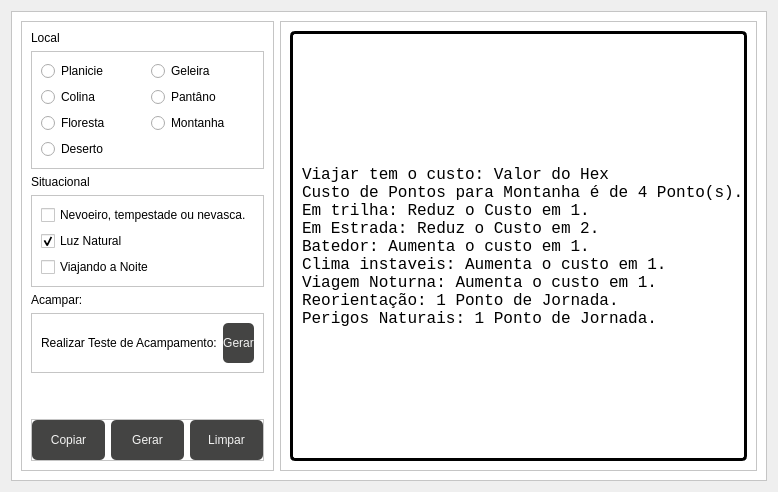
             <widget class="QWidget" name="tab_2">
              <attribute name="title">
               <string>Navegação e Acampamento</string>
              </attribute>
              <layout class="QGridLayout" name="gridLayout_36">
               <item row="0" column="0">
                <widget class="QFrame" name="frame_13">
                 <property name="styleSheet">
                  <string notr="true">color: rgb(0, 0, 0);
background-color: rgb(255, 255, 255);</string>
                 </property>
                 <property name="frameShape">
                  <enum>QFrame::StyledPanel</enum>
                 </property>
                 <property name="frameShadow">
                  <enum>QFrame::Raised</enum>
                 </property>
                 <layout class="QGridLayout" name="gridLayout_30">
                  <item row="0" column="1">
                   <widget class="QFrame" name="frame_18">
                    <property name="styleSheet">
                     <string notr="true">QLabel{
	font: 12pt &quot;Consolas&quot;;
	border-style: solid;
	border-width: 3px;
	border-radius: 5px;
}</string>
                    </property>
                    <property name="frameShape">
                     <enum>QFrame::StyledPanel</enum>
                    </property>
                    <property name="frameShadow">
                     <enum>QFrame::Raised</enum>
                    </property>
                    <layout class="QGridLayout" name="gridLayout_35">
                     <item row="0" column="0">
                      <widget class="QLabel" name="label_15">
                       <property name="font">
                        <font>
                         <family>Consolas</family>
                         <pointsize>12</pointsize>
                         <weight>50</weight>
                         <italic>false</italic>
                         <bold>false</bold>
                        </font>
                       </property>
                       <property name="text">
                        <string>Viajar tem o custo: Valor do Hex
Custo de Pontos para Montanha é de 4 Ponto(s).
Em trilha: Reduz o Custo em 1.
Em Estrada: Reduz o Custo em 2.
Batedor: Aumenta o custo em 1.
Clima instaveis: Aumenta o custo em 1.
Viagem Noturna: Aumenta o custo em 1.
Reorientação: 1 Ponto de Jornada.
Perigos Naturais: 1 Ponto de Jornada.</string>
                       </property>
                       <property name="wordWrap">
                        <bool>true</bool>
                       </property>
                       <property name="indent">
                        <number>9</number>
                       </property>
                      </widget>
                     </item>
                    </layout>
                   </widget>
                  </item>
                  <item row="0" column="0">
                   <widget class="QFrame" name="frame_14">
                    <property name="sizePolicy">
                     <sizepolicy hsizetype="Fixed" vsizetype="Preferred">
                      <horstretch>0</horstretch>
                      <verstretch>0</verstretch>
                     </sizepolicy>
                    </property>
                    <property name="minimumSize">
                     <size>
                      <width>200</width>
                      <height>0</height>
                     </size>
                    </property>
                    <property name="maximumSize">
                     <size>
                      <width>300</width>
                      <height>16777215</height>
                     </size>
                    </property>
                    <property name="frameShape">
                     <enum>QFrame::StyledPanel</enum>
                    </property>
                    <property name="frameShadow">
                     <enum>QFrame::Raised</enum>
                    </property>
                    <layout class="QGridLayout" name="gridLayout_44">
                     <item row="1" column="0" colspan="2">
                      <widget class="QFrame" name="frame_15">
                       <property name="frameShape">
                        <enum>QFrame::StyledPanel</enum>
                       </property>
                       <property name="frameShadow">
                        <enum>QFrame::Raised</enum>
                       </property>
                       <layout class="QGridLayout" name="gridLayout_32">
                        <item row="0" column="0">
                         <widget class="QRadioButton" name="radioButton_17">
                          <property name="text">
                           <string>Planicie</string>
                          </property>
                         </widget>
                        </item>
                        <item row="0" column="1">
                         <widget class="QRadioButton" name="radioButton_18">
                          <property name="text">
                           <string>Geleira</string>
                          </property>
                         </widget>
                        </item>
                        <item row="1" column="0">
                         <widget class="QRadioButton" name="radioButton_19">
                          <property name="text">
                           <string>Colina</string>
                          </property>
                         </widget>
                        </item>
                        <item row="1" column="1">
                         <widget class="QRadioButton" name="radioButton_20">
                          <property name="text">
                           <string>Pantâno</string>
                          </property>
                         </widget>
                        </item>
                        <item row="2" column="0">
                         <widget class="QRadioButton" name="radioButton_21">
                          <property name="text">
                           <string>Floresta</string>
                          </property>
                         </widget>
                        </item>
                        <item row="2" column="1">
                         <widget class="QRadioButton" name="radioButton_22">
                          <property name="text">
                           <string>Montanha</string>
                          </property>
                         </widget>
                        </item>
                        <item row="3" column="0">
                         <widget class="QRadioButton" name="radioButton_23">
                          <property name="text">
                           <string>Deserto</string>
                          </property>
                         </widget>
                        </item>
                       </layout>
                      </widget>
                     </item>
                     <item row="3" column="0" colspan="2">
                      <widget class="QFrame" name="frame_17">
                       <property name="frameShape">
                        <enum>QFrame::StyledPanel</enum>
                       </property>
                       <property name="frameShadow">
                        <enum>QFrame::Raised</enum>
                       </property>
                       <layout class="QGridLayout" name="gridLayout_31">
                        <item row="0" column="0">
                         <widget class="QCheckBox" name="checkBox">
                          <property name="text">
                           <string>Nevoeiro, tempestade ou nevasca.</string>
                          </property>
                         </widget>
                        </item>
                        <item row="1" column="0">
                         <widget class="QCheckBox" name="checkBox_2">
                          <property name="text">
                           <string>Luz Natural</string>
                          </property>
                          <property name="checked">
                           <bool>true</bool>
                          </property>
                         </widget>
                        </item>
                        <item row="2" column="0">
                         <widget class="QCheckBox" name="checkBox_3">
                          <property name="text">
                           <string>Viajando a Noite</string>
                          </property>
                         </widget>
                        </item>
                       </layout>
                      </widget>
                     </item>
                     <item row="8" column="0" colspan="2">
                      <widget class="QFrame" name="frame_16">
                       <property name="minimumSize">
                        <size>
                         <width>0</width>
                         <height>40</height>
                        </size>
                       </property>
                       <property name="styleSheet">
                        <string notr="true">QPushButton{
	color: rgb(242, 242, 241);
	background-color: rgb(68, 68, 67);
	font: 10pt &quot;Consolas&quot;;
	border-radius: 5px
}

QPushButton::hover{
	background-color: rgb(185, 38, 64);
	font: bold 10pt &quot;Consolas&quot;;
}

QPushButton::pressed{
	background-color: rgb(230, 35, 43);
	font: bold 10pt &quot;Consolas&quot;;
}</string>
                       </property>
                       <property name="frameShape">
                        <enum>QFrame::StyledPanel</enum>
                       </property>
                       <property name="frameShadow">
                        <enum>QFrame::Raised</enum>
                       </property>
                       <layout class="QGridLayout" name="gridLayout_33">
                        <property name="leftMargin">
                         <number>0</number>
                        </property>
                        <property name="topMargin">
                         <number>0</number>
                        </property>
                        <property name="rightMargin">
                         <number>0</number>
                        </property>
                        <property name="bottomMargin">
                         <number>0</number>
                        </property>
                        <item row="0" column="0">
                         <widget class="QPushButton" name="pushButton_4">
                          <property name="minimumSize">
                           <size>
                            <width>0</width>
                            <height>40</height>
                           </size>
                          </property>
                          <property name="sizeIncrement">
                           <size>
                            <width>0</width>
                            <height>0</height>
                           </size>
                          </property>
                          <property name="text">
                           <string>Copiar</string>
                          </property>
                         </widget>
                        </item>
                        <item row="0" column="1">
                         <widget class="QPushButton" name="pushButton_7">
                          <property name="minimumSize">
                           <size>
                            <width>0</width>
                            <height>40</height>
                           </size>
                          </property>
                          <property name="text">
                           <string>Gerar</string>
                          </property>
                         </widget>
                        </item>
                        <item row="0" column="2">
                         <widget class="QPushButton" name="pushButton_8">
                          <property name="minimumSize">
                           <size>
                            <width>0</width>
                            <height>40</height>
                           </size>
                          </property>
                          <property name="text">
                           <string>Limpar</string>
                          </property>
                         </widget>
                        </item>
                       </layout>
                      </widget>
                     </item>
                     <item row="5" column="0" rowspan="2" colspan="2">
                      <widget class="QFrame" name="frame_25">
                       <property name="styleSheet">
                        <string notr="true">QPushButton{
	color: rgb(242, 242, 241);
	background-color: rgb(68, 68, 67);
	font: 10pt &quot;Consolas&quot;;
	border-radius: 5px
}

QPushButton::hover{
	background-color: rgb(185, 38, 64);
	font: bold 10pt &quot;Consolas&quot;;
}

QPushButton::pressed{
	background-color: rgb(230, 35, 43);
	font: bold 10pt &quot;Consolas&quot;;
}</string>
                       </property>
                       <property name="frameShape">
                        <enum>QFrame::StyledPanel</enum>
                       </property>
                       <property name="frameShadow">
                        <enum>QFrame::Raised</enum>
                       </property>
                       <layout class="QGridLayout" name="gridLayout_34">
                        <item row="0" column="0">
                         <widget class="QLabel" name="label_12">
                          <property name="text">
                           <string>Realizar Teste de Acampamento:</string>
                          </property>
                         </widget>
                        </item>
                        <item row="0" column="1">
                         <widget class="QPushButton" name="pushButton_12">
                          <property name="minimumSize">
                           <size>
                            <width>0</width>
                            <height>40</height>
                           </size>
                          </property>
                          <property name="sizeIncrement">
                           <size>
                            <width>0</width>
                            <height>0</height>
                           </size>
                          </property>
                          <property name="text">
                           <string>Gerar</string>
                          </property>
                         </widget>
                        </item>
                       </layout>
                      </widget>
                     </item>
                     <item row="0" column="0" colspan="2">
                      <widget class="QLabel" name="label_14">
                       <property name="text">
                        <string>Local</string>
                       </property>
                      </widget>
                     </item>
                     <item row="2" column="0" colspan="2">
                      <widget class="QLabel" name="label_16">
                       <property name="text">
                        <string>Situacional</string>
                       </property>
                      </widget>
                     </item>
                     <item row="4" column="0" colspan="2">
                      <widget class="QLabel" name="label_20">
                       <property name="text">
                        <string>Acampar:</string>
                       </property>
                      </widget>
                     </item>
                     <item row="7" column="0">
                      <spacer name="verticalSpacer_4">
                       <property name="orientation">
                        <enum>Qt::Vertical</enum>
                       </property>
                       <property name="sizeHint" stdset="0">
                        <size>
                         <width>20</width>
                         <height>40</height>
                        </size>
                       </property>
                      </spacer>
                     </item>
                    </layout>
                   </widget>
                  </item>
                 </layout>
                </widget>
               </item>
              </layout>
             </widget>
